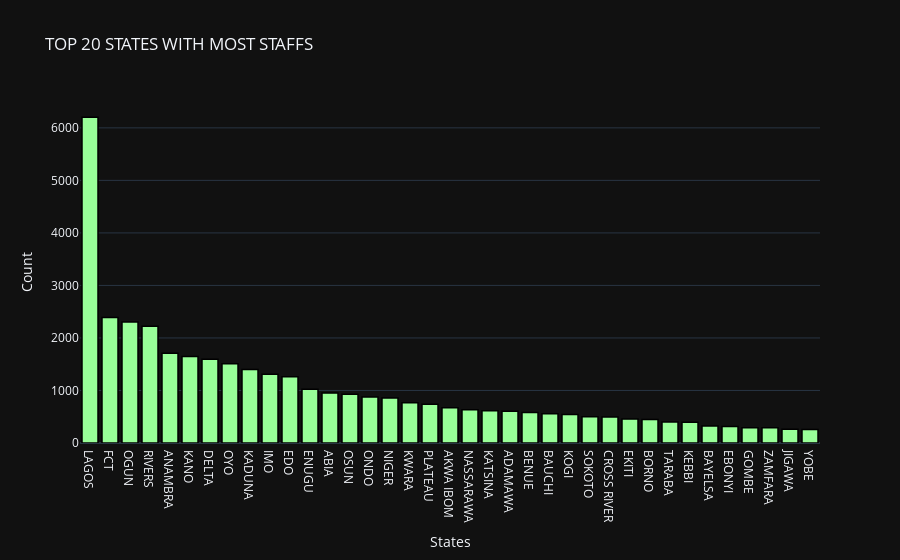

Write notebook code for a chart like this one.
### Code cell
temp_df = df['State_Of_Origin'].value_counts().reset_index()[:37]


# create trace1
trace1 = go.Bar(
                x = temp_df['index'],
                y = temp_df['State_Of_Origin'],
                marker = dict(color = 'rgb(153,255,153)',
                              line=dict(color='rgb(0,0,0)',width=1.5)))
layout = go.Layout(template= "plotly_dark",title = 'TOP 20 STATES WITH MOST STAFFS' , xaxis = dict(title = 'States'), yaxis = dict(title = 'Count'))
fig = go.Figure(data = [trace1], layout = layout)
fig.show()

### Figure 1 — Plotly figure (JSON) as saved in the notebook; plotly's stock layout.template omitted (floating-point values rounded to 4 significant figures)
{"data": [{"marker": {"color": "rgb(153,255,153)", "line": {"color": "rgb(0,0,0)", "width": 1.5}}, "type": "bar", "x": ["LAGOS", "FCT", "OGUN", "RIVERS", "ANAMBRA", "KANO", "DELTA", "OYO", "KADUNA", "IMO", "EDO", "ENUGU", "ABIA", "OSUN", "ONDO", "NIGER", "KWARA", "PLATEAU", "AKWA IBOM", "NASSARAWA", "KATSINA", "ADAMAWA", "BENUE", "BAUCHI", "KOGI", "SOKOTO", "CROSS RIVER", "EKITI", "BORNO", "TARABA", "KEBBI", "BAYELSA", "EBONYI", "GOMBE", "ZAMFARA", "JIGAWA", "YOBE"], "y": [6204, 2389, 2302, 2222, 1710, 1649, 1594, 1508, 1399, 1307, 1259, 1025, 950, 929, 875, 857, 765, 739, 673, 632, 615, 605, 579, 557, 542, 499, 495, 455, 447, 400, 393, 324, 313, 291, 290, 262, 257]}], "layout": {"title": {"text": "TOP 20 STATES WITH MOST STAFFS"}, "xaxis": {"title": {"text": "States"}}, "yaxis": {"title": {"text": "Count"}}}}
